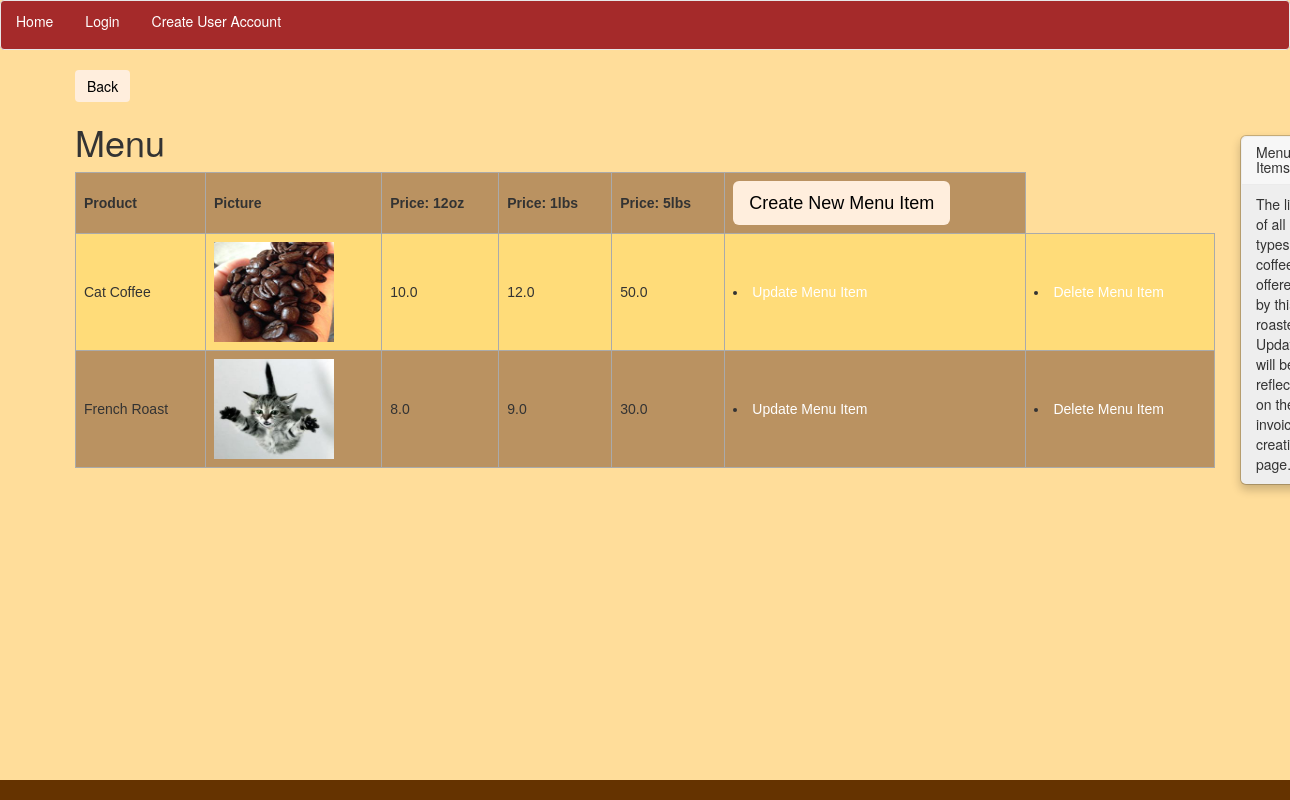
The app's page /customer_service/inventory with its own data.
### app/models.py (models this page shows, shortened)
class InventoryItem(models.Model):
    name = models.CharField(max_length=40, unique=True)
    picture = models.FileField()
    price_12_oz = models.FloatField()
    price_1_lbs = models.FloatField()
    price_5_lbs = models.FloatField()
    @property
    def image_url(self):
        if self.picture:
            return self.picture.url

### app/views.py (the view)
# urls.py: url(r'^customer_service/inventory$', InventoryListView.as_view(), name="inventory_list_view"),
class InventoryListView(ListView):
    model = InventoryItem

### templates/app/inventoryitem_list.html (shortened to what this page needs)
{% extends 'base.html' %}
{% block content %}
<header>
  <div class="container">
  <form class="" action="{% url 'customer_service_view' %}" method="get">
    <input class="btn btn-success btn-md" type="submit" name="" value="Back">
</form>
</div>
</header>
<div class="container">
  <h1>Menu</h1>
</div>
<div class="container">
<table style="width:100%">
  <tr>
    <th>Product</th>
    <th>Picture</th>
    <th>Price: 12oz</th>
    <th>Price: 1lbs</th>
    <th>Price: 5lbs</th>
    <th>
      <form class="" action="{% url 'inventory_create_view' %}" method="get">
    <input class="btn btn-default btn-lg" type="submit" name="" value="Create New Menu Item">
    </form>
    </th>
  </tr>
  {% for item in object_list %}
  <tr>
    <td>{{item.name}}</td>
    <td>
    <img src="{{ MEDIA_URL }} {{item.image_url }}" alt="Picture of {{ item.picture }}" style="width:120px;height:100px;">
    </td>
    <td>{{item.price_12_oz}}</td>
    <td>{{item.price_1_lbs}}</td>
    <td>{{item.price_5_lbs}}</td>
    <td> <li role="presentation"><a href="{% url 'inventory_update_view' item.id %}">Update Menu Item</a></li></td>
      <td>  <li role="presentation"><a href="{% url 'inventory_delete_view' item.id %}">Delete Menu Item</a></li></td>
  </tr>
  {% endfor %}
</table>
</div>
{% endblock %}

### templates/base.html (style rules this page uses)
a { color: white; text-decoration: : none; }
body { background-color: #FFDD9A; }
input[type="button"], input[type="submit"] { color:black; background-color:#fed; border: none; }
table { font-family: arial, sans-serif; border-collapse: collapse; width: 100%; }
td, th { border: 1px solid #aaaaaa; text-align: left; padding: 8px; }
tr:nth-child(even) { background-color: #FFDC79; }
tr:nth-child(odd) { background-color: #BA9261; }

### records on screen
InventoryItem: name "Cat Coffee", image_url (picture), price_12_oz "10.0", price_1_lbs "12.0", price_5_lbs "50.0"
InventoryItem: name "French Roast", image_url (picture), price_12_oz "8.0", price_1_lbs "9.0", price_5_lbs "30.0"
